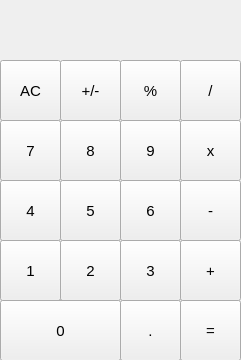
<?xml version="1.0" encoding="UTF-8"?>
<ui version="4.0">
 <class>MainWindow</class>
 <widget class="QMainWindow" name="MainWindow">
  <property name="geometry">
   <rect>
    <x>0</x>
    <y>0</y>
    <width>241</width>
    <height>360</height>
   </rect>
  </property>
  <property name="windowTitle">
   <string>MainWindow</string>
  </property>
  <property name="styleSheet">
   <string notr="true"/>
  </property>
  <widget class="QWidget" name="centralwidget">
   <widget class="QLabel" name="result_show">
    <property name="geometry">
     <rect>
      <x>0</x>
      <y>0</y>
      <width>241</width>
      <height>61</height>
     </rect>
    </property>
    <property name="styleSheet">
     <string notr="true"/>
    </property>
    <property name="text">
     <string>&lt;html&gt;&lt;head/&gt;&lt;body&gt;&lt;p&gt;&lt;br/&gt;&lt;/p&gt;&lt;/body&gt;&lt;/html&gt;</string>
    </property>
   </widget>
   <widget class="QPushButton" name="pushButton_AC">
    <property name="geometry">
     <rect>
      <x>0</x>
      <y>60</y>
      <width>61</width>
      <height>61</height>
     </rect>
    </property>
    <property name="styleSheet">
     <string notr="true">font-size: 15px; /* Увеличенный размер текста */
</string>
    </property>
    <property name="text">
     <string>AC</string>
    </property>
   </widget>
   <widget class="QPushButton" name="pushButton_2">
    <property name="geometry">
     <rect>
      <x>120</x>
      <y>60</y>
      <width>61</width>
      <height>61</height>
     </rect>
    </property>
    <property name="styleSheet">
     <string notr="true">font-size: 15px; /* Увеличенный размер текста */
</string>
    </property>
    <property name="text">
     <string>%</string>
    </property>
   </widget>
   <widget class="QPushButton" name="pushButton_3">
    <property name="geometry">
     <rect>
      <x>60</x>
      <y>60</y>
      <width>61</width>
      <height>61</height>
     </rect>
    </property>
    <property name="styleSheet">
     <string notr="true">font-size: 15px; /* Увеличенный размер текста */
</string>
    </property>
    <property name="text">
     <string>+/-</string>
    </property>
   </widget>
   <widget class="QPushButton" name="pushButton_4">
    <property name="geometry">
     <rect>
      <x>180</x>
      <y>60</y>
      <width>61</width>
      <height>61</height>
     </rect>
    </property>
    <property name="styleSheet">
     <string notr="true">font-size: 15px; /* Увеличенный размер текста */
</string>
    </property>
    <property name="text">
     <string>/</string>
    </property>
   </widget>
   <widget class="QPushButton" name="pushButton_5">
    <property name="geometry">
     <rect>
      <x>120</x>
      <y>120</y>
      <width>61</width>
      <height>61</height>
     </rect>
    </property>
    <property name="styleSheet">
     <string notr="true">font-size: 15px; /* Увеличенный размер текста */
</string>
    </property>
    <property name="text">
     <string>9</string>
    </property>
   </widget>
   <widget class="QPushButton" name="pushButton_15">
    <property name="geometry">
     <rect>
      <x>0</x>
      <y>120</y>
      <width>61</width>
      <height>61</height>
     </rect>
    </property>
    <property name="styleSheet">
     <string notr="true">font-size: 15px; /* Увеличенный размер текста */
</string>
    </property>
    <property name="text">
     <string>7</string>
    </property>
   </widget>
   <widget class="QPushButton" name="pushButton_21">
    <property name="geometry">
     <rect>
      <x>60</x>
      <y>120</y>
      <width>61</width>
      <height>61</height>
     </rect>
    </property>
    <property name="styleSheet">
     <string notr="true">font-size: 15px; /* Увеличенный размер текста */
</string>
    </property>
    <property name="text">
     <string>8</string>
    </property>
   </widget>
   <widget class="QPushButton" name="pushButton_8">
    <property name="geometry">
     <rect>
      <x>180</x>
      <y>120</y>
      <width>61</width>
      <height>61</height>
     </rect>
    </property>
    <property name="styleSheet">
     <string notr="true">font-size: 15px; /* Увеличенный размер текста */
</string>
    </property>
    <property name="text">
     <string>x</string>
    </property>
   </widget>
   <widget class="QPushButton" name="pushButton_9">
    <property name="geometry">
     <rect>
      <x>120</x>
      <y>240</y>
      <width>61</width>
      <height>61</height>
     </rect>
    </property>
    <property name="styleSheet">
     <string notr="true">font-size: 15px; /* Увеличенный размер текста */
</string>
    </property>
    <property name="text">
     <string>3</string>
    </property>
   </widget>
   <widget class="QPushButton" name="pushButton_1">
    <property name="geometry">
     <rect>
      <x>0</x>
      <y>240</y>
      <width>61</width>
      <height>61</height>
     </rect>
    </property>
    <property name="styleSheet">
     <string notr="true">font-size: 15px; /* Увеличенный размер текста */
</string>
    </property>
    <property name="text">
     <string>1</string>
    </property>
   </widget>
   <widget class="QPushButton" name="pushButton_6">
    <property name="geometry">
     <rect>
      <x>60</x>
      <y>240</y>
      <width>61</width>
      <height>61</height>
     </rect>
    </property>
    <property name="styleSheet">
     <string notr="true">font-size: 15px; /* Увеличенный размер текста */
</string>
    </property>
    <property name="text">
     <string>2</string>
    </property>
   </widget>
   <widget class="QPushButton" name="pushButton_12">
    <property name="geometry">
     <rect>
      <x>180</x>
      <y>240</y>
      <width>61</width>
      <height>61</height>
     </rect>
    </property>
    <property name="styleSheet">
     <string notr="true">font-size: 15px; /* Увеличенный размер текста */
</string>
    </property>
    <property name="text">
     <string>+</string>
    </property>
   </widget>
   <widget class="QPushButton" name="pushButton_13">
    <property name="geometry">
     <rect>
      <x>120</x>
      <y>300</y>
      <width>61</width>
      <height>61</height>
     </rect>
    </property>
    <property name="styleSheet">
     <string notr="true">font-size: 15px; /* Увеличенный размер текста */
</string>
    </property>
    <property name="text">
     <string>.</string>
    </property>
   </widget>
   <widget class="QPushButton" name="pushButton_14">
    <property name="geometry">
     <rect>
      <x>0</x>
      <y>300</y>
      <width>121</width>
      <height>61</height>
     </rect>
    </property>
    <property name="styleSheet">
     <string notr="true">font-size: 15px; /* Увеличенный размер текста */
</string>
    </property>
    <property name="text">
     <string>0</string>
    </property>
   </widget>
   <widget class="QPushButton" name="pushButton_16">
    <property name="geometry">
     <rect>
      <x>180</x>
      <y>300</y>
      <width>61</width>
      <height>61</height>
     </rect>
    </property>
    <property name="styleSheet">
     <string notr="true">font-size: 15px; /* Увеличенный размер текста */
</string>
    </property>
    <property name="text">
     <string>=</string>
    </property>
   </widget>
   <widget class="QPushButton" name="pushButton_17">
    <property name="geometry">
     <rect>
      <x>120</x>
      <y>180</y>
      <width>61</width>
      <height>61</height>
     </rect>
    </property>
    <property name="styleSheet">
     <string notr="true">font-size: 15px; /* Увеличенный размер текста */
</string>
    </property>
    <property name="text">
     <string>6</string>
    </property>
   </widget>
   <widget class="QPushButton" name="pushButton_18">
    <property name="geometry">
     <rect>
      <x>0</x>
      <y>180</y>
      <width>61</width>
      <height>61</height>
     </rect>
    </property>
    <property name="styleSheet">
     <string notr="true">font-size: 15px; /* Увеличенный размер текста */
</string>
    </property>
    <property name="text">
     <string>4</string>
    </property>
   </widget>
   <widget class="QPushButton" name="pushButton_19">
    <property name="geometry">
     <rect>
      <x>60</x>
      <y>180</y>
      <width>61</width>
      <height>61</height>
     </rect>
    </property>
    <property name="styleSheet">
     <string notr="true">font-size: 15px; /* Увеличенный размер текста */
</string>
    </property>
    <property name="text">
     <string>5</string>
    </property>
   </widget>
   <widget class="QPushButton" name="pushButton_20">
    <property name="geometry">
     <rect>
      <x>180</x>
      <y>180</y>
      <width>61</width>
      <height>61</height>
     </rect>
    </property>
    <property name="styleSheet">
     <string notr="true">font-size: 15px; /* Увеличенный размер текста */
</string>
    </property>
    <property name="text">
     <string>-</string>
    </property>
   </widget>
  </widget>
 </widget>
 <resources/>
 <connections/>
</ui>
